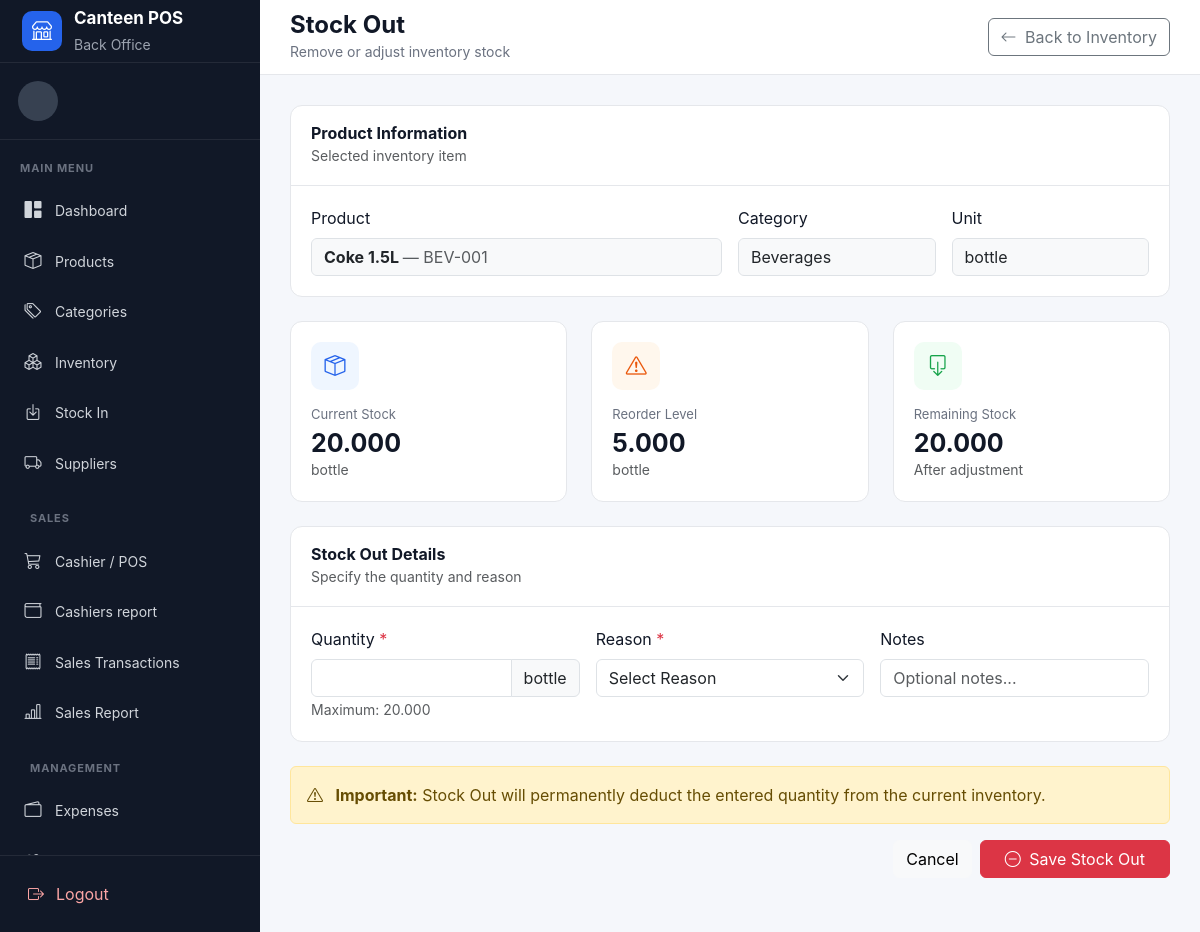
The app's page /inventory/stock_out.php?product_id=1 with its own data.
### tables this page shows
CREATE TABLE products (

    id INT UNSIGNED AUTO_INCREMENT PRIMARY KEY,

    product_code VARCHAR(50) NOT NULL UNIQUE,

    barcode VARCHAR(100) DEFAULT NULL UNIQUE,

    product_name VARCHAR(150) NOT NULL,

    category_id INT UNSIGNED DEFAULT NULL,

    supplier_id INT UNSIGNED DEFAULT NULL,

    unit VARCHAR(30) NOT NULL DEFAULT 'pcs',

    cost_price DECIMAL(12,2) NOT NULL DEFAULT 0.00,

    selling_price DECIMAL(12,2) NOT NULL DEFAULT 0.00,

    stock DECIMAL(12,3) NOT NULL DEFAULT 0.000,

    reorder_level DECIMAL(12,3) NOT NULL DEFAULT 5.000,

    status ENUM(
        'active',
        'inactive'
    ) NOT NULL DEFAULT 'active',

    created_at TIMESTAMP DEFAULT CURRENT_TIMESTAMP,

    updated_at TIMESTAMP DEFAULT CURRENT_TIMESTAMP
        ON UPDATE CURRENT_TIMESTAMP,

    CONSTRAINT fk_products_category
        FOREIGN KEY (category_id)
        REFERENCES categories(id)
        ON DELETE SET NULL
        ON UPDATE CASCADE,

    CONSTRAINT fk_products_supplier
        FOREIGN KEY (supplier_id)
        REFERENCES suppliers(id)
        ON DELETE SET NULL
        ON UPDATE CASCADE,

    INDEX idx_product_name (product_name),

    INDEX idx_product_barcode (barcode),

    INDEX idx_product_category (category_id)

);

CREATE TABLE categories (

    id INT UNSIGNED AUTO_INCREMENT PRIMARY KEY,

    category_name VARCHAR(100) NOT NULL UNIQUE,

    description VARCHAR(255) DEFAULT NULL,

    status ENUM(
        'active',
        'inactive'
    ) NOT NULL DEFAULT 'active',

    created_at TIMESTAMP DEFAULT CURRENT_TIMESTAMP,

    updated_at TIMESTAMP DEFAULT CURRENT_TIMESTAMP
        ON UPDATE CURRENT_TIMESTAMP

);

### inventory/stock_out.php (the view, shortened to what this page needs)
<?php
require_once __DIR__ . "/../config/database.php";
$productId = (int)($_GET['product_id'] ?? $_POST['product_id'] ?? 0);
$quantity = (float)($_POST['quantity'] ?? 0);
$notes = trim($_POST['notes'] ?? '');
$product = null;
if ($productId > 0) {
    $stmt = $pdo->prepare("
        SELECT
            p.id,
            p.product_code,
            p.product_name,
            p.unit,
            p.stock,
            p.reorder_level,
            p.cost_price,
            p.selling_price,
            c.category_name
        FROM products p
        LEFT JOIN categories c
            ON c.id = p.category_id
        WHERE p.id = ?
        AND p.status = 'active'
        LIMIT 1
    ");
    $stmt->execute([
        $productId
    ]);
    $product = $stmt->fetch();
}
require_once __DIR__ . "/../includes/header.php";
require_once __DIR__ . "/../includes/sidebar.php";
?>
<main class="main-content">
    <header class="topbar">
        <div class="page-heading">
            <h4>
                Stock Out
            </h4>
            <small>
                Remove or adjust inventory stock
            </small>
        </div>
        <a
            href="index.php"
            class="btn btn-outline-secondary"
        >
            <i class="bi bi-arrow-left me-1"></i>
            Back to Inventory
        </a>
    </header>
    <section class="content-area">
        <?php if (!$product): ?>
            <div class="dashboard-card">
                <div class="text-center py-5">
                    <i
                        class="bi bi-box-seam fs-1 text-muted"
                    ></i>
                    <h5 class="mt-3">
                        Product not found
                    </h5>
                    <p class="text-muted">
                        Please select a valid product from Inventory.
                    </p>
                    <a
                        href="index.php"
                        class="btn btn-primary"
                    >
                        Back to Inventory
                    </a>
                </div>
            </div>
        <?php else: ?>
            <form
                method="POST"
                id="stockOutForm"
            >
                <div class="dashboard-card mb-4">
                    <div class="dashboard-card-header">
                        <div>
                            <h6>
                                Product Information
                            </h6>
                            <small class="text-muted">
                                Selected inventory item
                            </small>
                        </div>
                    </div>
                    <div class="dashboard-card-body">
                        <div class="row g-3">
                            <div class="col-md-6">
                                <label class="form-label">
                                    Product
                                </label>
                                <div class="form-control bg-light">
                                    <strong>
                                        <?= htmlspecialchars(
                                            $product['product_name']
                                        ) ?>
                                    </strong>
                                    <span class="text-muted">
                                        —
                                        <?= htmlspecialchars(
                                            $product['product_code']
                                        ) ?>
                                    </span>
                                </div>
                            </div>
                            <div class="col-md-3">
                                <label class="form-label">
                                    Category
                                </label>
                                <div class="form-control bg-light">
                                    <?= htmlspecialchars(
                                        $product['category_name']
                                        ?? 'Uncategorized'
                                    ) ?>
                                </div>
                            </div>
                            <div class="col-md-3">
                                <label class="form-label">
                                    Unit
                                </label>
                                <div class="form-control bg-light">
                                    <?= htmlspecialchars(
                                        $product['unit']
                                    ) ?>
                                </div>
                            </div>
                        </div>
                    </div>
                </div>
                <div class="row g-4 mb-4">
                    <div class="col-md-4">
                        <div class="stat-card">
                            <div
                                class="stat-icon"
                                style="
                                    background:#eff6ff;
                                    color:#2563eb;
                                "
                            >
                                <i class="bi bi-box-seam"></i>
                            </div>
                            <div class="stat-title">
                                Current Stock
                            </div>
                            <div
                                class="stat-value"
                                id="currentStock"
                            >
                                <?= number_format(
                                    (float)$product['stock'],
                                    3
                                ) ?>
                            </div>
                            <small class="text-muted">
                                <?= htmlspecialchars(
                                    $product['unit']
                                ) ?>
                            </small>
                        </div>
                    </div>
                    <div class="col-md-4">
                        <div class="stat-card">
                            <div
                                class="stat-icon"
                                style="
                                    background:#fff7ed;
                                    color:#ea580c;
                                "
                            >
                                <i
                                    class="bi bi-exclamation-triangle"
                                ></i>
                            </div>
                            <div class="stat-title">
                                Reorder Level
                            </div>
                            <div class="stat-value">
                                <?= number_format(
                                    (float)$product[
                                        'reorder_level'
                                    ],
                                    3
                                ) ?>
                            </div>
                            <small class="text-muted">
                                <?= htmlspecialchars(
                                    $product['unit']
                                ) ?>
                            </small>
                        </div>
                    </div>
                    <div class="col-md-4">
                        <div class="stat-card">
                            <div
                                class="stat-icon"
                                style="
                                    background:#f0fdf4;
                                    color:#16a34a;
                                "
                            >
                                <i class="bi bi-box-arrow-down"></i>
                            </div>
                            <div class="stat-title">
                                Remaining Stock
                            </div>
                            <div
                                class="stat-value"
                                id="remainingStock"
                            >
                                <?= number_format(
                                    (float)$product['stock'],
                                    3
                                ) ?>
                            </div>
                            <small class="text-muted">
                                After adjustment
                            </small>
                        </div>
                    </div>
                </div>
                <div class="dashboard-card mb-4">
                    <div class="dashboard-card-header">
                        <div>
                            <h6>
                                Stock Out Details
                            </h6>
                            <small class="text-muted">
                                Specify the quantity and reason
                            </small>
                        </div>
                    </div>
                    <div class="dashboard-card-body">
                        <div class="row g-3">
                            <div class="col-md-4">
                                <label class="form-label">
                                    Quantity
                                    <span class="text-danger">
                                        *
                                    </span>
                                </label>
                                <div class="input-group">
                                    <input
                                        type="number"
                                        name="quantity"
                                        id="quantity"
                                        class="form-control"
                                        min="0.001"
                                        max="<?= htmlspecialchars(
                                            $product['stock']
                                        ) ?>"
                                        step="0.001"
                                        value="<?= $quantity > 0
                                            ? htmlspecialchars(
                                                $quantity
                                            )
                                            : ''
                                        ?>"
                                        required
                                    >
                                    <span class="input-group-text">
                                        <?= htmlspecialchars(
                                            $product['unit']
                                        ) ?>
                                    </span>
                                </div>
                                <small
                                    class="text-muted"
                                >
                                    Maximum:
                                    <?= number_format(
                                        (float)$product['stock'],
                                        3
                                    ) ?>
                                </small>
                            </div>
                            <div class="col-md-4">
                                <label class="form-label">
                                    Reason
                                    <span class="text-danger">
                                        *
                                    </span>
                                </label>
                                <select
                                    name="reason"
                                    class="form-select"
                                    required
                                >
                                    <option value="">
                                        Select Reason
                                    </option>
                                </select>
                            </div>
                            <div class="col-md-4">
                                <label class="form-label">
                                    Notes
                                </label>
                                <input
                                    type="text"
                                    name="notes"
                                    class="form-control"
                                    placeholder="Optional notes..."
                                    value="<?= htmlspecialchars(
                                        $notes
                                    ) ?>"
                                >
                            </div>
                        </div>
                    </div>
                </div>
                <div class="alert alert-warning">
                    <i class="bi bi-exclamation-triangle me-2"></i>
                    <strong>Important:</strong>
                    Stock Out will permanently deduct the entered
                    quantity from the current inventory.
                </div>
                <div
                    class="d-flex justify-content-end gap-2"
                >
                    <a
                        href="index.php"
                        class="btn btn-light"
                    >
                        Cancel
                    </a>
                    <button
                        type="submit"
                        class="btn btn-danger px-4"
                        id="saveButton"
                    >
                        <i class="bi bi-dash-circle me-1"></i>
                        Save Stock Out
                    </button>
                </div>
            </form>
        <?php endif; ?>
    </section>
</main>
<?php
require_once __DIR__ . "/../includes/footer.php";
?>

### records on screen
products: product_name "Coke 1.5L", product_code "BEV-001", category.category_name "Beverages", unit "bottle", stock "20.000", reorder_level "5.000"
